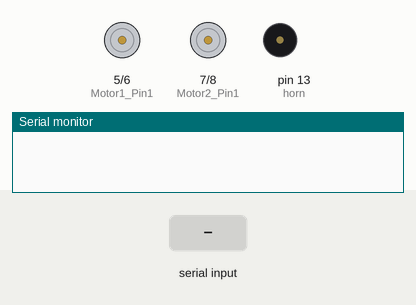
This sketch was run on a simulated Arduino Uno, built with avr-gcc and run on an emulated ATmega328P. Shown: motor-driver pin pairs drawn as motors (green arrow = first pin HIGH = forward, orange = second pin HIGH = backward, longer = more drive, scaled by the enable pin), buzzer (waves = sounding), the last lines printed to the serial monitor. The test bench sets the inputs (shaded band).

Above: at 1.2 s.
1.3 s: "I" received over the second serial link
2.8 s: "J" received over the second serial link
4.3 s: "G" received over the second serial link
5.8 s: "H" received over the second serial link
7.3 s: "V" received over the second serial link
At 8.5 s:
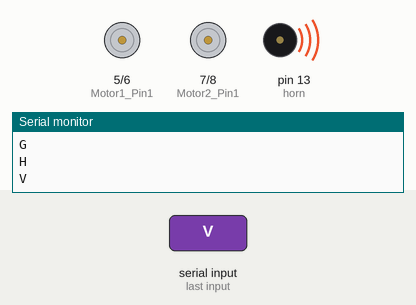
8.8 s: "90,45\n" received over the second serial link
At 9.7 s:
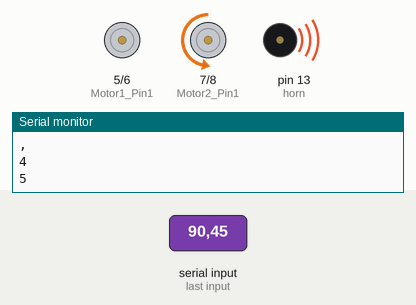
Timing chart, 0 to 11.3 s (numbered marks = the images above; inputs shaded):
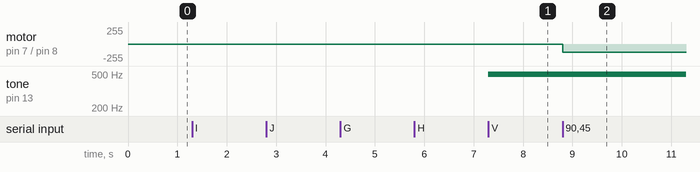

Measured:
- after the input at 7.3 s, tone on pin 13 (horn): silent → 494 Hz at once
- after the input at 8.8 s, motor on pin 7 (Motor2_Pin1) / pin 8 (Motor2_Pin2): stopped → backward 125/255 at once

The sketch:

New_Code_FINAL.ino
```cpp
#include <SoftwareSerial.h>
int bluetoothTx = 1; // bluetooth tx to 2 pin
int bluetoothRx = 0; // bluetooth rx to 3 pin
SoftwareSerial bluetooth(bluetoothTx, bluetoothRx);
//Front Motor Pins
int Enable1 = 9;
int Motor1_Pin1 = 5;
int Motor1_Pin2 = 6;

//Back Motor Pins
int Motor2_Pin1 = 7;
int Motor2_Pin2 = 8;
int Enable2 = 10;


int horn = 13;

char command ; //variable to store the data
int velocity = 0; //Variable to control the speed of motor

void setup()
{
  //Set the baud rate of serial communication and bluetooth module at same rate.
  Serial.begin(9600);
 bluetooth.begin(9600);

  //Setting the L298N, LED and RGB LED pins as output pins.
  pinMode(Motor1_Pin1, OUTPUT);
  pinMode(Motor1_Pin2, OUTPUT);
  pinMode(Enable1, OUTPUT);
  pinMode(Motor2_Pin1, OUTPUT);
  pinMode(Motor2_Pin2, OUTPUT);
  pinMode(Enable2, OUTPUT);

  pinMode(horn, OUTPUT);


  //Setting the enable and RGB LED pins as HIGH.
  digitalWrite(Enable1, LOW);
  digitalWrite(Enable2, LOW);

}

void loop(){
    if(bluetooth.available() > 0){  //Checking if there is some data available or not
    command = bluetooth.read();   //Storing the data in the 'command' variable
    Serial.println(command);      //Printing it on the serial monitor

    //Change pin mode only if new command is different from previous.
    switch(command){
    case 'F':  //Moving the Car Forward
      digitalWrite(Motor2_Pin2, LOW);
      digitalWrite(Motor2_Pin1, HIGH);
      digitalWrite(Motor1_Pin1, LOW);
      digitalWrite(Motor1_Pin2, LOW);
      break;
    case 'B':  //Moving the Car Backward
      digitalWrite(Motor2_Pin1, LOW);
      digitalWrite(Motor2_Pin2, HIGH);
      digitalWrite(Motor1_Pin1, LOW);
      digitalWrite(Motor1_Pin2, LOW);
      break;
    case 'L':  //Moving the Car Left
      digitalWrite(Motor1_Pin1, LOW);
      digitalWrite(Motor1_Pin2, HIGH);
      digitalWrite(Motor2_Pin1, LOW);
      digitalWrite(Motor2_Pin2, LOW);
      break;
    case 'R':   //Moving the Car Right
      digitalWrite(Motor1_Pin2, LOW);
      digitalWrite(Motor1_Pin1, HIGH);
      digitalWrite(Motor2_Pin1, LOW);
      digitalWrite(Motor2_Pin2, LOW);
      break;
    case 'S':   //Stop
      digitalWrite(Motor2_Pin2, LOW);
      digitalWrite(Motor2_Pin1, LOW);
      digitalWrite(Motor1_Pin2, LOW);
      digitalWrite(Motor1_Pin1, LOW);
      break;
    case 'I':  //Moving the Car Forward right
      digitalWrite(Motor2_Pin2, LOW);
      digitalWrite(Motor2_Pin1, HIGH);
      digitalWrite(Motor1_Pin2, LOW);
      digitalWrite(Motor1_Pin1, HIGH);
      break;
    case 'J':  //Moving the Car backward right
      digitalWrite(Motor1_Pin2, LOW);
      digitalWrite(Motor1_Pin1, HIGH);
      digitalWrite(Motor2_Pin1, LOW);
      digitalWrite(Motor2_Pin2, HIGH);
      break;
    case 'G':  //Moving the Car Forward left
      digitalWrite(Motor2_Pin2, LOW);
      digitalWrite(Motor2_Pin1, HIGH);
      digitalWrite(Motor1_Pin1, LOW);
      digitalWrite(Motor1_Pin2, HIGH);
      break;
    case 'H':  //Moving the Car backward left
      digitalWrite(Motor2_Pin1, LOW);
      digitalWrite(Motor2_Pin2, HIGH);
      digitalWrite(Motor1_Pin1, LOW);
      digitalWrite(Motor1_Pin2, HIGH);
      break;

    case 'V':  //Horn On
      tone(horn,494);
      break;
    case 'v':  //Horn OFF
       noTone(horn);
      break;
    case 'x': //Turn ON Everything

    break;
    case 'X': //Turn OFF Everything

    break;

    //Controlling the Speed of Car
    default:  //Get velocity
      if(command=='q'){
        velocity = 255;  //Full velocity
        analogWrite(Enable2, velocity);
      }
      else{
        //Chars '0' - '9' have an integer equivalence of 48 - 57, accordingly.
        if((command >= 48) && (command <= 57)){
          //Subtracting 48 changes the range from 48-57 to 0-9.
          //Multiplying by 25 changes the range from 0-9 to 0-225.
          velocity = (command - 48)*25;
          analogWrite(Enable2, velocity);
        }
      }
      }
    }

  }
```
